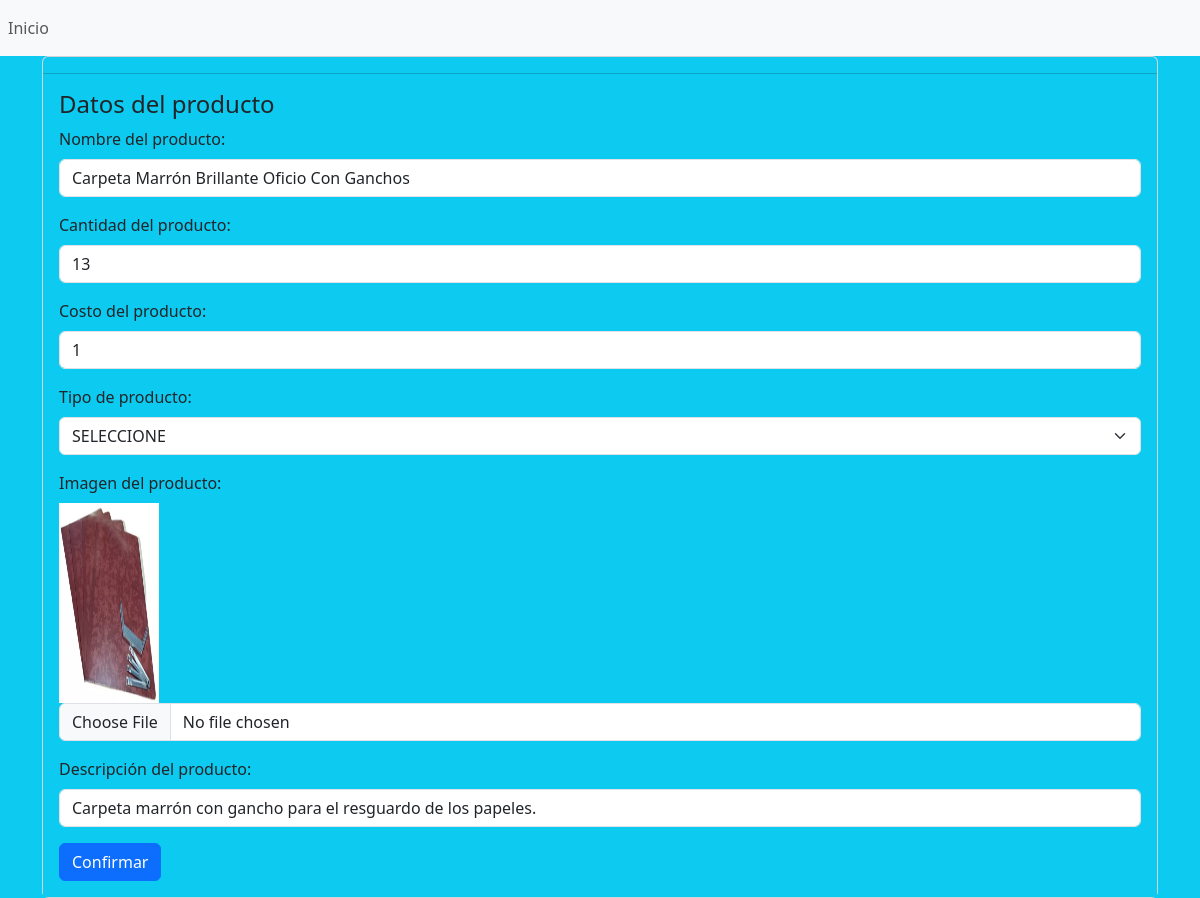
The app's page /modificar/2/ with its own data.
### libreria_app/models.py (models this page shows, shortened)
class registro_Producto(models.Model):
    id= models.AutoField(primary_key=True)
    nombre_Producto = models.CharField(max_length=100, verbose_name="Nombre del producto")
    cantidad_Producto = models.IntegerField(default=0, verbose_name="Cantidad del producto")
    costo_Producto = models.IntegerField(default=0, verbose_name="Costo del producto")
    clasificacion_Producto = models.ForeignKey(clasificacionProducto,on_delete=models.CASCADE,default="",verbose_name="Tipo de producto")
    imagen_Producto = models.ImageField(upload_to='imagen_producto/', null=True, verbose_name="Imagen del producto" )
    descripcion_Producto= models.CharField(max_length=100,verbose_name="Descripción del producto")

class clasificacionProducto(models.Model):
    lista_Clasificacion_Producto = models.CharField(max_length=150,choices=OPCIONES, default="1")
    def __str__(self):
       return dict(OPCIONES)[self.lista_Clasificacion_Producto]

### libreria_app/views.py (the view)
# urls.py: path('modificar/<int:id>/', views.Modificar_Producto, name='modificar'),
def Modificar_Producto(request,id):
    productos_listados = registro_Producto.objects.get(id=id)
    formulario = registro_Producto_Form(request.POST or None, request.FILES or None, instance=productos_listados)
    if formulario.is_valid and request.POST:
        formulario.save()
        return redirect('principal')
    return render (request, 'productos/modificar.html', {'formulario': formulario})

### libreria_app/formularios.py
class registro_Producto_Form(forms.ModelForm):
    class Meta:
        model=registro_Producto
        fields='__all__'

### libreria_app/templates/productos/modificar.html (shortened to what this page needs)
{% extends "paginas/base.html" %}
{% block contenido %}
 <div class="card">
    <div class="card-header bg-info"></div>
    <div class="card-body bg-info">
        <h4 class="card-title">Datos del producto</h4>
       {% include 'productos/form.html'%}
    </div>
</div>
{% endblock %}

### libreria_app/templates/productos/form.html (shortened to what this page needs)
<form enctype="multipart/form-data"method ="post">
{% for campo in formulario %}
        {% if campo.field.widget.input_type != 'select' %}
            <div class="mb-3">
                <label for="{{ campo.id_for_label }}" class="form-label">{{ campo.label }}:</label>
                {% if campo.field.widget.input_type == 'file' and campo.value %}
                <br/>
                <img src="{{MEDIA_URL}}/imagen_producto/{{campo.value}}" width="100" height="200" alt=""srcset="">
                {% endif %}
                <input
                    type="{{ campo.field.widget.input_type }}"
                    class="form-control"
                    name="{{ campo.name }}"
                    id=""
                    aria-describedby="helpId"
                    placeholder="{{ campo.label }}"
                    value="{{campo.value | default:'' }}"
                    />
            </div>
        {% else %}
            <div class="mb-3">
                <label for="" class="form-label">{{ campo.label }}:</label>
                <select class="form-select" name="{{ campo.name }}" id="">
                    {% for option_key, option_value in campo.field.widget.choices %}
                        <option value="{{ option_key }}">{{ option_value }}</option>
                    {% endfor %}
                </select>
            </div>
        {% endif %}
    {% endfor %}
    <button type="submit" class="btn btn-primary">Confirmar</button>
</form>

### records on screen
registro_Producto: nombre_Producto "Carpeta Marrón Brillante Oficio Con Ganchos" "Carpeta marrón con gancho para el resguardo de los papeles.", value (picture)
clasificacionProducto: clasificacion_Producto "SELECCIONE"

### other values on screen
{{ campo.label }} "Nombre del producto" "Cantidad del producto" "Costo del producto" "Imagen del producto" "Descripción del producto"
{{ campo.label }} "Tipo de producto"
